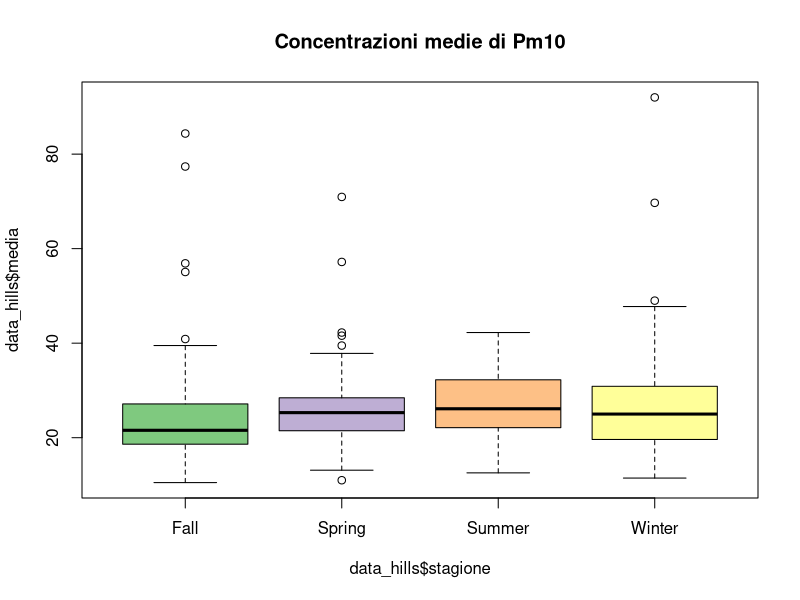
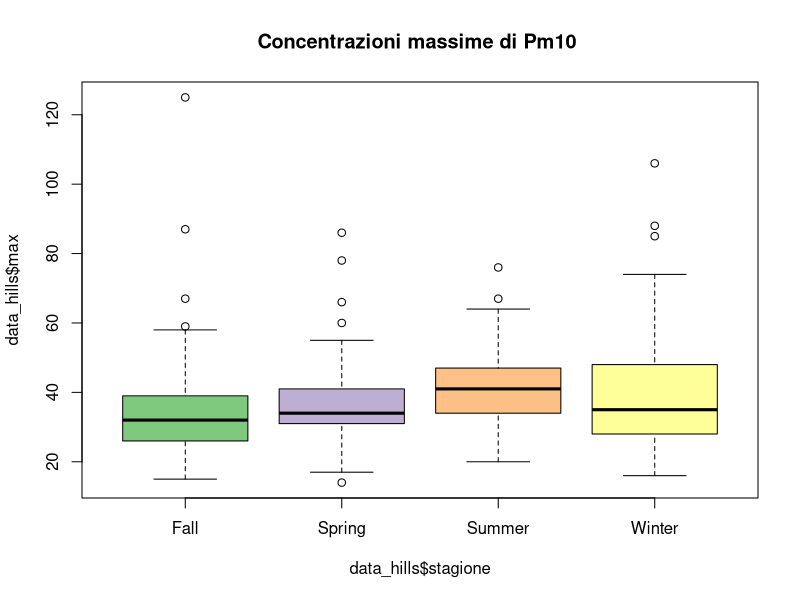
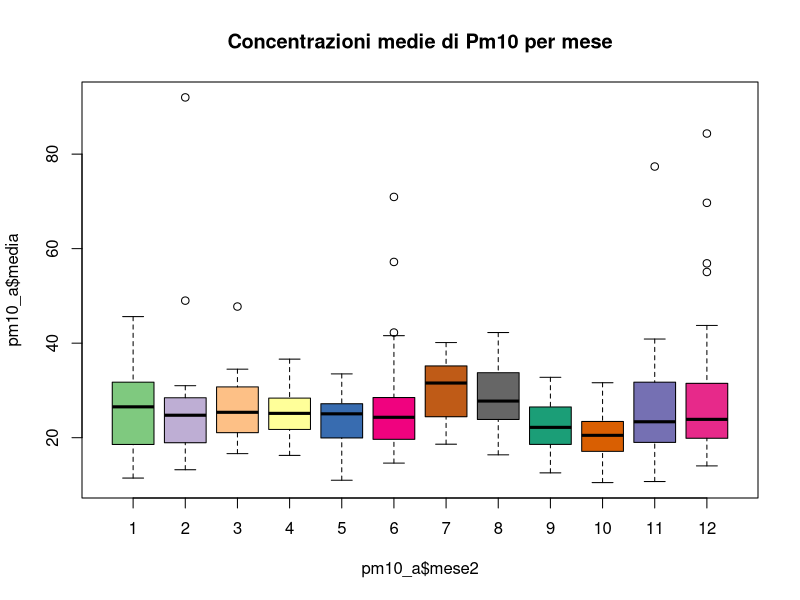

These charts were generated, in order, by the following R code: (Note: this script raises an error after producing the figures.)

######## setto la WD ----
# la WD(working directory, dove ho salvato il file)
######### e carico il dataset
pm10 <- read.csv2("data/pm2010.csv", dec = ".")

#installo questo pacchetto per poter dividere i dati in gg-mm-aa
# con install.packages("tidyverse") o su packages - install - tidyverse

# richiamo il pacchetto con il comando library

library(tidyr)
# creo un nuovo data frame in cui gli dico di separare 
# la colonna  data del vecchio (pm10) in gg-mm-aa 

pm10_a <- separate(pm10, col = "data", into = c("anno","mese","giorno"), sep = "-")

# creo un mese2 nel dataset che sia numeric perchè era un caracter
# che mi servirà dopo
pm10_a$mese2 <- as.numeric(pm10_a$mese)



#########divido in stagioni ----

# Le stagioni sono : primavera (21-03 / 20-06), estate (21-06/22-09), autunno (23-09 /21-12)
# inverno(22-12/20-03)# utilizzo la funzione getseason

getSeason <- function(DATES) {
  WS <- as.Date("2010-12-22", format = "%Y-%m-%d") # Winter Solstice
  SE <- as.Date("2010-3-21",  format = "%Y-%m-%d") # Spring Equinox
  SS <- as.Date("2010-6-21",  format = "%Y-%m-%d") # Summer Solstice
  FE <- as.Date("2010-9-23",  format = "%Y-%m-%d") # Fall Equinox
  d <- as.Date(strftime(DATES, format="2010-%m-%d"))
  
  ifelse (d >= WS | d < SE, "Winter",
          ifelse (d >= SE & d < SS, "Spring",
                  ifelse (d >= SS & d < FE, "Summer", "Fall")))
}

# chiamo la funzione k
k <- getSeason(pm10$data)

# gli dico di "attuare k sul data frame alla colonna Stagione

pm10_a$Stagione<- k
# guardo se ci sono riuscito con il comando table
table(pm10_a$Stagione)

# faccio il summary di pm10_a per essere sicuro

summary(pm10_a)

# Fatto questo che mi servirà dopo parto con le analisi

######## ANALISI ESPLORATIVA ----
# creo un dataset con le sole colonne da 1 a 10
data_hills<-(pm10_a[,1:10])
# impongo che la colonna stagione dei due data frame sia la stessa
data_hills$stagione<-pm10_a$Stagione
# trasformo stagione in factor così da poterlo utilizzare nelle
# analisi (prima era un carattere)
data_hills$stagione<-as.factor(data_hills$stagione)

# creo dei vettori di colori da utilizzare per i boxplot-plot-etc-etc
color = grDevices::colors()[grep('gr(a|e)y', grDevices::colors(), invert = T)]
library(RColorBrewer)
qual_col_pals = brewer.pal.info[brewer.pal.info$category == 'qual',]
col_vector = unlist(mapply(brewer.pal, qual_col_pals$maxcolors, rownames(qual_col_pals)))



#  faccio dei boxplot per vedere i valori anomali e l'andamento
# generale nella stagione 
# il primo per media e stagione
boxplot(data_hills$media~data_hills$stagione,col=col_vector,main="Concentrazioni medie di Pm10")
# il secondo per massima e stagione
boxplot(data_hills$max~data_hills$stagione,col=col_vector, main="Concentrazioni massime di Pm10 ")
# il terzo per media e mese, dove si vede bene la stagionalità

boxplot(pm10_a$media~pm10_a$mese2,col=col_vector,main="Concentrazioni medie di Pm10 per mese")
# faccio un plot per la direzione del vento 
plot(data_hills$dv,data_hills$media, main=" Boxplot concentazione Pm10 e direzione del vento",ylab="Concentrazione media di Pm10", col=col_vector)
# il vento da sud est ha valori anomali quindi concentrazione maggiori di pm10


# grafico a coppie

# prima runno le funzioni grafiche per creare il grafico 
# a coppie

# questa è per l'istogramma
panel.hist <- function(x, ...)
{
  usr <- par("usr"); on.exit(par(usr))
  par(usr = c(usr[1:2], 0, 1.5) )
  h <- hist(x, plot = FALSE)
  breaks <- h$breaks; nB <- length(breaks)
  y <- h$counts; y <- y/max(y)
  rect(breaks[-nB], 0, breaks[-1], y, col = "cyan", ...)
}

# questo è per la correlazione
panel.cor <- function(x, y, digits = 2, prefix = "", cex.cor, ...)
{
  usr <- par("usr"); on.exit(par(usr))
  par(usr = c(0, 1, 0, 1))
  r <- abs(cor(x, y))
  txt <- format(c(r, 0.123456789), digits = digits)[1]
  txt <- paste0(prefix, txt)
  if(missing(cex.cor)) cex.cor <- 0.8/strwidth(txt)
  text(0.5, 0.5, txt, cex = cex.cor * r)
}

# creo un altro dataframe con le sole variabili quantitative
# che userò dopo per la pca, guardo i nomi per capire chi levare
names(pm10_a)
data_pca <- pm10_a[,c(1:9)]



# runnate le funzioni gli do la funzione pairs per creare il 
# grafico a coppie dicendo dove mi deve mettere l'istogramma,
# la correlazione, e lo smooth ovvero l'andamento generale  

pairs(data_pca,upper.panel =panel.smooth,lower.panel=panel.cor,diag.panel = panel.hist)

########## PCA ANALISYS (SEMPRE ESPORATIVA ) ----
# faccio l'analisi delle componenti principali
# ovvero vedo quali componenti hanno maggior peso e spiegano 
# la maggioranza dei dati

# richiamo il pacchetto ade4 se non lo ho lo scarico
require(ade4)

# faccio la pca con nf = 3 gli stò dicendo di tenere tre assi
pcapm <- dudi.pca(data_pca, scannf = FALSE, nf = 3)

#faccio il biplot per vedere la PCA
scatter(pcapm, clab.row = 0.5)

#valori dei punteggi per le variabili, chi "pesa di più" per ogni
# direzione , ho 3 autovettori principali
pcapm$c1
#calcolo gli autovalori

pcapm$eig / sum(pcapm$eig) 
#calcolo la somma cumilata degli autovalori
cumsum(pcapm$eig / sum(pcapm$eig))
# con i primi tre assi spiego circa il 70% dei dati

# faccio il cerchio di correlazione, i punteggi delle varibili
#sono plottati su una circonferenza di raggio unitario


par(mfrow = c(2,2))# divido la finestra grafica 
#per vedere i cerchi insieme

s.corcircle(pcapm$c1, xax = 1, yax = 2) #plotto prima e seconda componente
s.corcircle(pcapm$c1, xax = 1, yax = 3) #plotto prima e terza componente
s.corcircle(pcapm$c1, xax = 2, yax = 3) #plotto seconda e terza componete

par(mfrow= c(1,1))# faccio tornare la finestra grafica normale

# verifico (graficamente) le variabili qualitative in relazione 
# alle componenti principali che ho calcolato con la pca
# prima con la stagione
s.class(pcapm$li, factor(pm10_a$Stagione), xax = 1, yax = 2, col = c(1,2,3,4)) 
s.class(pcapm$li, factor(pm10_a$Stagione), xax = 1, yax = 3, col = c(1,2,3,4))
s.class(pcapm$li, factor(pm10_a$Stagione), xax = 2, yax = 3, col = c(1,2,3,4))

# poi con la direzione del vento

s.class(pcapm$li, factor(pm10_a$dv), xax = 1, yax = 2, col = rainbow(nlevels(pm10$dv)),clabel = .8)
s.class(pcapm$li, factor(pm10_a$dv), xax = 1, yax = 3, col = rainbow(nlevels(pm10$dv)))
s.class(pcapm$li, factor(pm10_a$dv), xax = 2, yax = 3, col = rainbow(nlevels(pm10$dv)))

######## ANALISI STATISTICA ----
# Regressione multipla ( cioè il modello)
# creo un modello con la funzione lm in cui metto le variabili
# ambientali cioè quantitative (tutte tranne la mediana) e 
# le due variabili qualitative ovvero dv e stagione
# 
mod2<-lm(media~tmp+max+vv+dv+rdz+pgg+umr+prs+stagione,data=data_hills)
summary(mod2)
# ha un ottimo r2 ( o.83) e r2adj (0.82), quindi sembrerebbe andare bene per i dati
# faccio il plot del modello
plot(mod2)
# devo però verificare i residui 

plot(mod2$residuals)
# vedo l'AIC per confrontarlo con altri modelli e
# trovare quello che ha AIC più basso, questo ha 2077
AIC(mod2)

# adesso facci la stepwise in entrambe le direzioni (both)
# per vedere se il modello riesce ancora meglio

mod2s=step(mod2,direction="both")
summary(mod2s)
plot(mod2s)
# questo  ha sempre buon r2 (0.83) e r2adj(0,82)

AIC(mod2s)# qui l'aic è di poco più basso 2075, quindi prenderei 
# questo modello 

# faccio un analisi approfondita dei residui
qqnorm(mod2s$residuals)
qqline(mod2s$residual, col=2)
# plotto i residui , prima da soli e poi in relazione alle variabili qualitative
# per vedere se derivano da queste
plot(mod2s$residuals)
plot(mod2s$residuals~data_hills$dv)
plot(mod2s$residuals~data_hills$stagione)

# NORMA DI LEGGE ----
data_hills$normaL<-ifelse(data_hills$media<50.000,"low","high")

data_hills$normaL<-as.factor(data_hills$normaL)
# sto ancora pensando a come metterla nei dati 

# provate a vedere se vi viene in mente qualcosa runnando tutto XD
